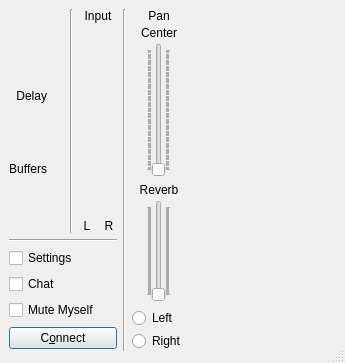
<?xml version="1.0" encoding="UTF-8"?>
<ui version="4.0">
 <class>CClientDlgBase</class>
 <widget class="QDialog" name="CClientDlgBase">
  <property name="geometry">
   <rect>
    <x>0</x>
    <y>0</y>
    <width>345</width>
    <height>363</height>
   </rect>
  </property>
  <property name="windowTitle">
   <string/>
  </property>
  <property name="windowIcon">
   <iconset resource="resources.qrc">
    <normaloff>:/png/main/res/fronticon.png</normaloff>:/png/main/res/fronticon.png</iconset>
  </property>
  <property name="styleSheet">
   <string/>
  </property>
  <property name="sizeGripEnabled">
   <bool>true</bool>
  </property>
  <layout class="QHBoxLayout">
   <property name="leftMargin">
    <number>0</number>
   </property>
   <property name="topMargin">
    <number>0</number>
   </property>
   <property name="rightMargin">
    <number>3</number>
   </property>
   <property name="bottomMargin">
    <number>3</number>
   </property>
   <item>
    <widget class="QFrame" name="backgroundFrame">
     <property name="minimumSize">
      <size>
       <width>0</width>
       <height>0</height>
      </size>
     </property>
     <property name="frameShape">
      <enum>QFrame::NoFrame</enum>
     </property>
     <property name="frameShadow">
      <enum>QFrame::Plain</enum>
     </property>
     <layout class="QHBoxLayout">
      <item>
       <layout class="QVBoxLayout">
        <item>
         <layout class="QHBoxLayout">
          <item>
           <layout class="QVBoxLayout">
            <property name="spacing">
             <number>3</number>
            </property>
            <item>
             <layout class="QHBoxLayout">
              <item>
               <widget class="QLabel" name="pxlLogo">
                <property name="sizePolicy">
                 <sizepolicy hsizetype="Preferred" vsizetype="Preferred">
                  <horstretch>0</horstretch>
                  <verstretch>0</verstretch>
                 </sizepolicy>
                </property>
                <property name="pixmap">
                 <pixmap resource="resources.qrc">:/png/main/res/fronticon.png</pixmap>
                </property>
                <property name="alignment">
                 <set>Qt::AlignCenter</set>
                </property>
                <property name="wordWrap">
                 <bool>false</bool>
                </property>
               </widget>
              </item>
              <item>
               <spacer>
                <property name="orientation">
                 <enum>Qt::Horizontal</enum>
                </property>
                <property name="sizeType">
                 <enum>QSizePolicy::Minimum</enum>
                </property>
                <property name="sizeHint" stdset="0">
                 <size>
                  <width>40</width>
                  <height>20</height>
                 </size>
                </property>
               </spacer>
              </item>
             </layout>
            </item>
            <item>
             <spacer>
              <property name="orientation">
               <enum>Qt::Vertical</enum>
              </property>
              <property name="sizeHint" stdset="0">
               <size>
                <width>10</width>
                <height>0</height>
               </size>
              </property>
             </spacer>
            </item>
            <item>
             <layout class="QHBoxLayout">
              <item>
               <widget class="QLabel" name="lblDelay">
                <property name="text">
                 <string>Delay</string>
                </property>
                <property name="alignment">
                 <set>Qt::AlignRight|Qt::AlignTrailing|Qt::AlignVCenter</set>
                </property>
                <property name="wordWrap">
                 <bool>false</bool>
                </property>
               </widget>
              </item>
              <item>
               <widget class="CMultiColorLED" name="ledDelay" native="true">
                <property name="sizePolicy">
                 <sizepolicy hsizetype="Fixed" vsizetype="Fixed">
                  <horstretch>0</horstretch>
                  <verstretch>0</verstretch>
                 </sizepolicy>
                </property>
                <property name="minimumSize">
                 <size>
                  <width>14</width>
                  <height>14</height>
                 </size>
                </property>
                <property name="maximumSize">
                 <size>
                  <width>14</width>
                  <height>14</height>
                 </size>
                </property>
               </widget>
              </item>
             </layout>
            </item>
            <item>
             <spacer>
              <property name="orientation">
               <enum>Qt::Vertical</enum>
              </property>
              <property name="sizeHint" stdset="0">
               <size>
                <width>10</width>
                <height>0</height>
               </size>
              </property>
             </spacer>
            </item>
            <item>
             <layout class="QHBoxLayout">
              <item>
               <widget class="QLabel" name="lblBuffers">
                <property name="text">
                 <string>Buffers</string>
                </property>
                <property name="alignment">
                 <set>Qt::AlignRight|Qt::AlignTrailing|Qt::AlignVCenter</set>
                </property>
                <property name="wordWrap">
                 <bool>false</bool>
                </property>
               </widget>
              </item>
              <item>
               <widget class="CMultiColorLED" name="ledBuffers" native="true">
                <property name="sizePolicy">
                 <sizepolicy hsizetype="Fixed" vsizetype="Fixed">
                  <horstretch>0</horstretch>
                  <verstretch>0</verstretch>
                 </sizepolicy>
                </property>
                <property name="minimumSize">
                 <size>
                  <width>14</width>
                  <height>14</height>
                 </size>
                </property>
                <property name="maximumSize">
                 <size>
                  <width>14</width>
                  <height>14</height>
                 </size>
                </property>
               </widget>
              </item>
             </layout>
            </item>
            <item>
             <spacer>
              <property name="orientation">
               <enum>Qt::Vertical</enum>
              </property>
              <property name="sizeHint" stdset="0">
               <size>
                <width>10</width>
                <height>0</height>
               </size>
              </property>
             </spacer>
            </item>
           </layout>
          </item>
          <item>
           <widget class="Line" name="lineMeter">
            <property name="orientation">
             <enum>Qt::Vertical</enum>
            </property>
           </widget>
          </item>
          <item>
           <layout class="QVBoxLayout">
            <item>
             <widget class="QLabel" name="lblInputLEDMeter">
              <property name="text">
               <string>Input</string>
              </property>
              <property name="alignment">
               <set>Qt::AlignCenter</set>
              </property>
             </widget>
            </item>
            <item>
             <layout class="QHBoxLayout">
              <item>
               <widget class="CMultiColorLEDBar" name="lbrInputLevelL" native="true">
                <property name="sizePolicy">
                 <sizepolicy hsizetype="Preferred" vsizetype="Expanding">
                  <horstretch>0</horstretch>
                  <verstretch>0</verstretch>
                 </sizepolicy>
                </property>
                <property name="minimumSize">
                 <size>
                  <width>16</width>
                  <height>88</height>
                 </size>
                </property>
               </widget>
              </item>
              <item>
               <widget class="CMultiColorLEDBar" name="lbrInputLevelR" native="true">
                <property name="sizePolicy">
                 <sizepolicy hsizetype="Preferred" vsizetype="Expanding">
                  <horstretch>0</horstretch>
                  <verstretch>0</verstretch>
                 </sizepolicy>
                </property>
                <property name="minimumSize">
                 <size>
                  <width>16</width>
                  <height>88</height>
                 </size>
                </property>
               </widget>
              </item>
             </layout>
            </item>
            <item>
             <layout class="QHBoxLayout">
              <item>
               <widget class="QLabel" name="lblLevelMeterLeft">
                <property name="text">
                 <string>L</string>
                </property>
                <property name="alignment">
                 <set>Qt::AlignCenter</set>
                </property>
               </widget>
              </item>
              <item>
               <widget class="QLabel" name="lblLevelMeterRight">
                <property name="text">
                 <string>R</string>
                </property>
                <property name="alignment">
                 <set>Qt::AlignCenter</set>
                </property>
               </widget>
              </item>
             </layout>
            </item>
           </layout>
          </item>
          <item>
           <spacer>
            <property name="orientation">
             <enum>Qt::Horizontal</enum>
            </property>
            <property name="sizeType">
             <enum>QSizePolicy::Minimum</enum>
            </property>
            <property name="sizeHint" stdset="0">
             <size>
              <width>0</width>
              <height>20</height>
             </size>
            </property>
           </spacer>
          </item>
         </layout>
        </item>
        <item>
         <widget class="Line" name="lineUpperLowerLeft">
          <property name="orientation">
           <enum>Qt::Horizontal</enum>
          </property>
         </widget>
        </item>
        <item>
         <widget class="QCheckBox" name="chbSettings">
          <property name="text">
           <string>Settings</string>
          </property>
         </widget>
        </item>
        <item>
         <widget class="QCheckBox" name="chbChat">
          <property name="text">
           <string>Chat</string>
          </property>
         </widget>
        </item>
        <item>
         <widget class="QCheckBox" name="chbLocalMute">
          <property name="text">
           <string>Mute Myself</string>
          </property>
         </widget>
        </item>
        <item>
         <layout class="QHBoxLayout">
          <item>
           <widget class="QPushButton" name="butConnect">
            <property name="text">
             <string>C&amp;onnect</string>
            </property>
            <property name="default">
             <bool>true</bool>
            </property>
           </widget>
          </item>
          <item>
           <spacer>
            <property name="orientation">
             <enum>Qt::Horizontal</enum>
            </property>
            <property name="sizeType">
             <enum>QSizePolicy::Minimum</enum>
            </property>
            <property name="sizeHint" stdset="0">
             <size>
              <width>0</width>
              <height>25</height>
             </size>
            </property>
           </spacer>
          </item>
         </layout>
        </item>
       </layout>
      </item>
      <item>
       <widget class="Line" name="linePanReverb">
        <property name="orientation">
         <enum>Qt::Vertical</enum>
        </property>
       </widget>
      </item>
      <item>
       <layout class="QVBoxLayout">
        <item>
         <layout class="QVBoxLayout">
          <property name="spacing">
           <number>3</number>
          </property>
          <item>
           <widget class="QLabel" name="lblAudioPan">
            <property name="text">
             <string>Pan</string>
            </property>
            <property name="alignment">
             <set>Qt::AlignCenter</set>
            </property>
           </widget>
          </item>
          <item>
           <widget class="QLabel" name="lblAudioPanValue">
            <property name="minimumSize">
             <size>
              <width>50</width>
              <height>0</height>
             </size>
            </property>
            <property name="text">
             <string>Center</string>
            </property>
            <property name="alignment">
             <set>Qt::AlignCenter</set>
            </property>
            <property name="wordWrap">
             <bool>false</bool>
            </property>
           </widget>
          </item>
          <item>
           <layout class="QHBoxLayout">
            <item>
             <spacer>
              <property name="orientation">
               <enum>Qt::Horizontal</enum>
              </property>
              <property name="sizeType">
               <enum>QSizePolicy::Minimum</enum>
              </property>
              <property name="sizeHint" stdset="0">
               <size>
                <width>0</width>
                <height>20</height>
               </size>
              </property>
             </spacer>
            </item>
            <item>
             <widget class="QSlider" name="sldAudioPan">
              <property name="styleSheet">
               <string/>
              </property>
              <property name="pageStep">
               <number>1</number>
              </property>
              <property name="orientation">
               <enum>Qt::Vertical</enum>
              </property>
              <property name="tickPosition">
               <enum>QSlider::TicksBothSides</enum>
              </property>
             </widget>
            </item>
            <item>
             <spacer>
              <property name="orientation">
               <enum>Qt::Horizontal</enum>
              </property>
              <property name="sizeType">
               <enum>QSizePolicy::Minimum</enum>
              </property>
              <property name="sizeHint" stdset="0">
               <size>
                <width>0</width>
                <height>20</height>
               </size>
              </property>
             </spacer>
            </item>
           </layout>
          </item>
         </layout>
        </item>
        <item>
         <layout class="QVBoxLayout">
          <item>
           <layout class="QVBoxLayout">
            <property name="spacing">
             <number>3</number>
            </property>
            <item>
             <widget class="QLabel" name="lblAudioReverb">
              <property name="text">
               <string>Reverb</string>
              </property>
              <property name="alignment">
               <set>Qt::AlignCenter</set>
              </property>
             </widget>
            </item>
            <item>
             <layout class="QHBoxLayout">
              <item>
               <spacer>
                <property name="orientation">
                 <enum>Qt::Horizontal</enum>
                </property>
                <property name="sizeType">
                 <enum>QSizePolicy::Minimum</enum>
                </property>
                <property name="sizeHint" stdset="0">
                 <size>
                  <width>0</width>
                  <height>20</height>
                 </size>
                </property>
               </spacer>
              </item>
              <item>
               <widget class="QSlider" name="sldAudioReverb">
                <property name="pageStep">
                 <number>1</number>
                </property>
                <property name="orientation">
                 <enum>Qt::Vertical</enum>
                </property>
                <property name="tickPosition">
                 <enum>QSlider::TicksBothSides</enum>
                </property>
               </widget>
              </item>
              <item>
               <spacer>
                <property name="orientation">
                 <enum>Qt::Horizontal</enum>
                </property>
                <property name="sizeType">
                 <enum>QSizePolicy::Minimum</enum>
                </property>
                <property name="sizeHint" stdset="0">
                 <size>
                  <width>0</width>
                  <height>20</height>
                 </size>
                </property>
               </spacer>
              </item>
             </layout>
            </item>
           </layout>
          </item>
          <item>
           <layout class="QVBoxLayout">
            <property name="spacing">
             <number>3</number>
            </property>
            <item>
             <widget class="QRadioButton" name="rbtReverbSelL">
              <property name="text">
               <string>Left</string>
              </property>
             </widget>
            </item>
            <item>
             <widget class="QRadioButton" name="rbtReverbSelR">
              <property name="text">
               <string>Right</string>
              </property>
             </widget>
            </item>
           </layout>
          </item>
         </layout>
        </item>
       </layout>
      </item>
      <item>
       <widget class="CAudioMixerBoard" name="MainMixerBoard" native="true">
        <property name="sizePolicy">
         <sizepolicy hsizetype="Expanding" vsizetype="Preferred">
          <horstretch>0</horstretch>
          <verstretch>0</verstretch>
         </sizepolicy>
        </property>
       </widget>
      </item>
     </layout>
    </widget>
   </item>
  </layout>
 </widget>
 <customwidgets>
  <customwidget>
   <class>CMultiColorLED</class>
   <extends>QWidget</extends>
   <header>multicolorled.h</header>
  </customwidget>
  <customwidget>
   <class>CAudioMixerBoard</class>
   <extends>QWidget</extends>
   <header>audiomixerboard.h</header>
  </customwidget>
  <customwidget>
   <class>CMultiColorLEDBar</class>
   <extends>QWidget</extends>
   <header>multicolorledbar.h</header>
   <container>1</container>
  </customwidget>
 </customwidgets>
 <tabstops>
  <tabstop>butConnect</tabstop>
  <tabstop>chbChat</tabstop>
  <tabstop>chbSettings</tabstop>
  <tabstop>sldAudioPan</tabstop>
  <tabstop>sldAudioReverb</tabstop>
  <tabstop>rbtReverbSelL</tabstop>
  <tabstop>rbtReverbSelR</tabstop>
 </tabstops>
 <resources>
  <include location="resources.qrc"/>
 </resources>
 <connections/>
</ui>
